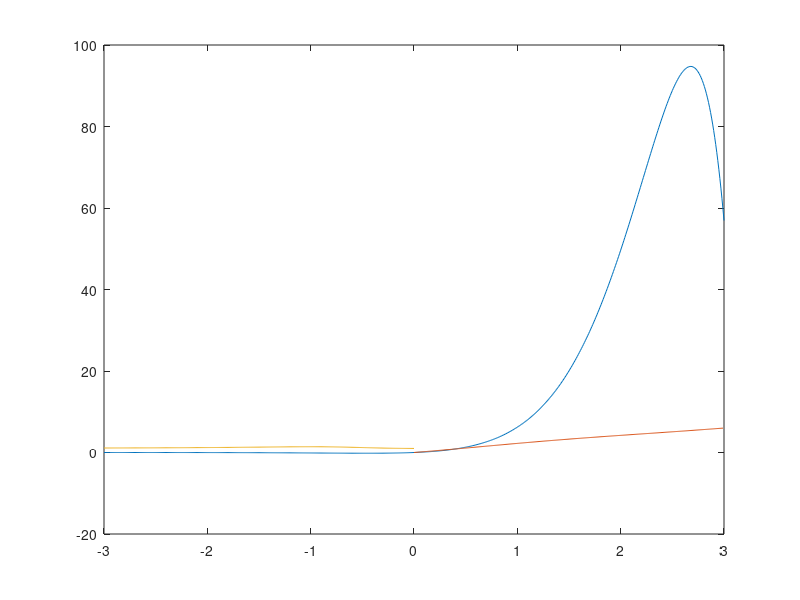

Source code (MATLAB):
clc
x_plus = 0.000001:0.01:3;
x_minus = -3:0.01:0;
x_normal = -3:0.01:3;

y = sin(x_normal) .* exp(2 * x_normal);
g_plus = (2 * x_plus) + (sin(x_plus).^2 ./ (2 + x_plus));
g_minus = (1 + x_minus.^2) ./ sqrt(1 + x_minus.^4);

plot(x_normal, y)
hold on;
plot(x_plus, g_plus)
plot(x_minus, g_minus)

